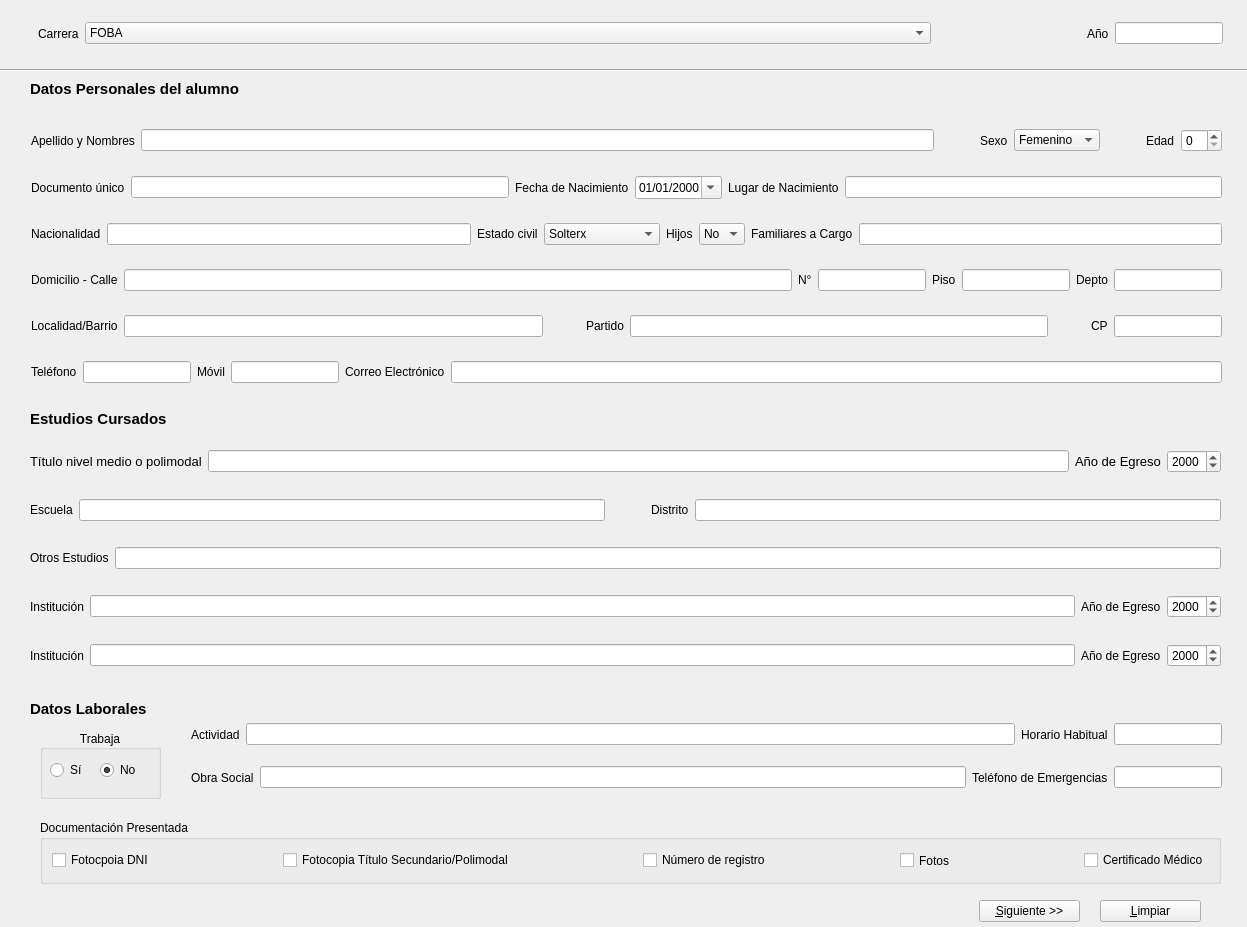
<?xml version="1.0" encoding="UTF-8"?>
<ui version="4.0">
 <class>Form</class>
 <widget class="QWidget" name="Form">
  <property name="geometry">
   <rect>
    <x>0</x>
    <y>0</y>
    <width>1247</width>
    <height>927</height>
   </rect>
  </property>
  <property name="sizePolicy">
   <sizepolicy hsizetype="Expanding" vsizetype="Expanding">
    <horstretch>0</horstretch>
    <verstretch>0</verstretch>
   </sizepolicy>
  </property>
  <property name="baseSize">
   <size>
    <width>1000</width>
    <height>800</height>
   </size>
  </property>
  <property name="windowTitle">
   <string>Form</string>
  </property>
  <widget class="QLabel" name="label_3">
   <property name="geometry">
    <rect>
     <x>30</x>
     <y>80</y>
     <width>246</width>
     <height>18</height>
    </rect>
   </property>
   <property name="text">
    <string>&lt;html&gt;&lt;head/&gt;&lt;body&gt;&lt;p&gt;&lt;span style=&quot; font-size:11pt; font-weight:600;&quot;&gt;Datos Personales del alumno&lt;/span&gt;&lt;/p&gt;&lt;/body&gt;&lt;/html&gt;</string>
   </property>
  </widget>
  <widget class="Line" name="line">
   <property name="geometry">
    <rect>
     <x>-20</x>
     <y>60</y>
     <width>1281</width>
     <height>20</height>
    </rect>
   </property>
   <property name="orientation">
    <enum>Qt::Horizontal</enum>
   </property>
  </widget>
  <widget class="QLabel" name="label_33">
   <property name="geometry">
    <rect>
     <x>30</x>
     <y>410</y>
     <width>246</width>
     <height>18</height>
    </rect>
   </property>
   <property name="text">
    <string>&lt;html&gt;&lt;head/&gt;&lt;body&gt;&lt;p&gt;&lt;span style=&quot; font-size:11pt; font-weight:600;&quot;&gt;Estudios Cursados&lt;/span&gt;&lt;/p&gt;&lt;/body&gt;&lt;/html&gt;</string>
   </property>
  </widget>
  <widget class="QLabel" name="label_34">
   <property name="geometry">
    <rect>
     <x>30</x>
     <y>700</y>
     <width>141</width>
     <height>18</height>
    </rect>
   </property>
   <property name="text">
    <string>&lt;html&gt;&lt;head/&gt;&lt;body&gt;&lt;p&gt;&lt;span style=&quot; font-size:11pt; font-weight:600;&quot;&gt;Datos Laborales&lt;/span&gt;&lt;/p&gt;&lt;/body&gt;&lt;/html&gt;</string>
   </property>
  </widget>
  <widget class="QGroupBox" name="gBoxTrab">
   <property name="enabled">
    <bool>true</bool>
   </property>
   <property name="geometry">
    <rect>
     <x>40</x>
     <y>730</y>
     <width>121</width>
     <height>69</height>
    </rect>
   </property>
   <property name="layoutDirection">
    <enum>Qt::LeftToRight</enum>
   </property>
   <property name="title">
    <string>Trabaja</string>
   </property>
   <property name="alignment">
    <set>Qt::AlignCenter</set>
   </property>
   <widget class="QRadioButton" name="rBtnSi">
    <property name="geometry">
     <rect>
      <x>10</x>
      <y>30</y>
      <width>31</width>
      <height>20</height>
     </rect>
    </property>
    <property name="text">
     <string>Sí</string>
    </property>
   </widget>
   <widget class="QRadioButton" name="rBtnNo">
    <property name="geometry">
     <rect>
      <x>60</x>
      <y>30</y>
      <width>41</width>
      <height>20</height>
     </rect>
    </property>
    <property name="text">
     <string>No</string>
    </property>
    <property name="checked">
     <bool>true</bool>
    </property>
   </widget>
  </widget>
  <widget class="QGroupBox" name="gBDocs">
   <property name="geometry">
    <rect>
     <x>40</x>
     <y>820</y>
     <width>1181</width>
     <height>64</height>
    </rect>
   </property>
   <property name="title">
    <string>Documentación Presentada</string>
   </property>
   <layout class="QHBoxLayout" name="horizontalLayout_15">
    <item>
     <widget class="QCheckBox" name="cBDni">
      <property name="text">
       <string>Fotocpoia DNI</string>
      </property>
     </widget>
    </item>
    <item>
     <spacer name="horizontalSpacer_11">
      <property name="orientation">
       <enum>Qt::Horizontal</enum>
      </property>
      <property name="sizeHint" stdset="0">
       <size>
        <width>99</width>
        <height>20</height>
       </size>
      </property>
     </spacer>
    </item>
    <item>
     <widget class="QCheckBox" name="cBTit">
      <property name="text">
       <string>Fotocopia Título Secundario/Polimodal</string>
      </property>
     </widget>
    </item>
    <item>
     <spacer name="horizontalSpacer_12">
      <property name="orientation">
       <enum>Qt::Horizontal</enum>
      </property>
      <property name="sizeHint" stdset="0">
       <size>
        <width>99</width>
        <height>20</height>
       </size>
      </property>
     </spacer>
    </item>
    <item>
     <widget class="QCheckBox" name="cBReg">
      <property name="text">
       <string>Número de registro</string>
      </property>
     </widget>
    </item>
    <item>
     <spacer name="horizontalSpacer_13">
      <property name="orientation">
       <enum>Qt::Horizontal</enum>
      </property>
      <property name="sizeHint" stdset="0">
       <size>
        <width>99</width>
        <height>20</height>
       </size>
      </property>
     </spacer>
    </item>
    <item>
     <widget class="QCheckBox" name="cBFoto">
      <property name="sizePolicy">
       <sizepolicy hsizetype="Maximum" vsizetype="Expanding">
        <horstretch>0</horstretch>
        <verstretch>0</verstretch>
       </sizepolicy>
      </property>
      <property name="text">
       <string>Fotos</string>
      </property>
     </widget>
    </item>
    <item>
     <spacer name="horizontalSpacer_14">
      <property name="orientation">
       <enum>Qt::Horizontal</enum>
      </property>
      <property name="sizeHint" stdset="0">
       <size>
        <width>99</width>
        <height>20</height>
       </size>
      </property>
     </spacer>
    </item>
    <item>
     <widget class="QCheckBox" name="cBCert">
      <property name="text">
       <string>Certificado Médico</string>
      </property>
     </widget>
    </item>
   </layout>
  </widget>
  <widget class="QPushButton" name="BtnOk">
   <property name="geometry">
    <rect>
     <x>979</x>
     <y>900</y>
     <width>101</width>
     <height>22</height>
    </rect>
   </property>
   <property name="text">
    <string>&amp;Siguiente &gt;&gt;</string>
   </property>
  </widget>
  <widget class="QPushButton" name="BtnCancel">
   <property name="geometry">
    <rect>
     <x>1100</x>
     <y>900</y>
     <width>101</width>
     <height>22</height>
    </rect>
   </property>
   <property name="text">
    <string>&amp;Limpiar</string>
   </property>
  </widget>
  <widget class="QWidget" name="layoutWidget">
   <property name="geometry">
    <rect>
     <x>30</x>
     <y>430</y>
     <width>1191</width>
     <height>261</height>
    </rect>
   </property>
   <layout class="QVBoxLayout" name="verticalLayout_2">
    <item>
     <layout class="QHBoxLayout" name="horizontalLayout_8">
      <item>
       <widget class="QLabel" name="label_24">
        <property name="text">
         <string>&lt;html&gt;&lt;head/&gt;&lt;body&gt;&lt;p&gt;&lt;span style=&quot; font-size:10pt;&quot;&gt;Título nivel medio o polimodal&lt;/span&gt;&lt;/p&gt;&lt;/body&gt;&lt;/html&gt;</string>
        </property>
        <property name="buddy">
         <cstring>lntitulo</cstring>
        </property>
       </widget>
      </item>
      <item>
       <widget class="QLineEdit" name="lntitulo"/>
      </item>
      <item>
       <widget class="QLabel" name="label_26">
        <property name="text">
         <string>&lt;html&gt;&lt;head/&gt;&lt;body&gt;&lt;p&gt;&lt;span style=&quot; font-size:10pt;&quot;&gt;Año de Egreso&lt;/span&gt;&lt;/p&gt;&lt;/body&gt;&lt;/html&gt;</string>
        </property>
       </widget>
      </item>
      <item>
       <widget class="QDateEdit" name="dEEgr">
        <property name="currentSection">
         <enum>QDateTimeEdit::YearSection</enum>
        </property>
        <property name="displayFormat">
         <string>yyyy</string>
        </property>
        <property name="calendarPopup">
         <bool>false</bool>
        </property>
       </widget>
      </item>
     </layout>
    </item>
    <item>
     <layout class="QHBoxLayout" name="horizontalLayout_9">
      <item>
       <widget class="QLabel" name="label_27">
        <property name="text">
         <string>Escuela</string>
        </property>
        <property name="buddy">
         <cstring>lnEscuela</cstring>
        </property>
       </widget>
      </item>
      <item>
       <widget class="QLineEdit" name="lnEscuela">
        <property name="sizePolicy">
         <sizepolicy hsizetype="Expanding" vsizetype="Fixed">
          <horstretch>0</horstretch>
          <verstretch>0</verstretch>
         </sizepolicy>
        </property>
       </widget>
      </item>
      <item>
       <spacer name="horizontalSpacer_10">
        <property name="orientation">
         <enum>Qt::Horizontal</enum>
        </property>
        <property name="sizeType">
         <enum>QSizePolicy::Preferred</enum>
        </property>
        <property name="sizeHint" stdset="0">
         <size>
          <width>40</width>
          <height>20</height>
         </size>
        </property>
       </spacer>
      </item>
      <item>
       <widget class="QLabel" name="label_25">
        <property name="text">
         <string>Distrito</string>
        </property>
        <property name="buddy">
         <cstring>lnDistrito</cstring>
        </property>
       </widget>
      </item>
      <item>
       <widget class="QLineEdit" name="lnDistrito">
        <property name="sizePolicy">
         <sizepolicy hsizetype="Expanding" vsizetype="Fixed">
          <horstretch>0</horstretch>
          <verstretch>0</verstretch>
         </sizepolicy>
        </property>
       </widget>
      </item>
     </layout>
    </item>
    <item>
     <layout class="QHBoxLayout" name="horizontalLayout_10">
      <item>
       <widget class="QLabel" name="label_28">
        <property name="text">
         <string>Otros Estudios</string>
        </property>
        <property name="buddy">
         <cstring>lnOtros</cstring>
        </property>
       </widget>
      </item>
      <item>
       <widget class="QLineEdit" name="lnOtros"/>
      </item>
     </layout>
    </item>
    <item>
     <layout class="QHBoxLayout" name="horizontalLayout_11">
      <item>
       <widget class="QLabel" name="label_29">
        <property name="text">
         <string>Institución</string>
        </property>
        <property name="buddy">
         <cstring>lnInsti1</cstring>
        </property>
       </widget>
      </item>
      <item>
       <widget class="QLineEdit" name="lnInsti1"/>
      </item>
      <item>
       <widget class="QLabel" name="label_31">
        <property name="text">
         <string>Año de Egreso</string>
        </property>
       </widget>
      </item>
      <item>
       <widget class="QDateEdit" name="dEEgr_2">
        <property name="currentSection">
         <enum>QDateTimeEdit::YearSection</enum>
        </property>
        <property name="displayFormat">
         <string>yyyy</string>
        </property>
        <property name="calendarPopup">
         <bool>false</bool>
        </property>
       </widget>
      </item>
     </layout>
    </item>
    <item>
     <layout class="QHBoxLayout" name="horizontalLayout_12">
      <item>
       <widget class="QLabel" name="label_30">
        <property name="text">
         <string>Institución</string>
        </property>
        <property name="buddy">
         <cstring>lnInsti2</cstring>
        </property>
       </widget>
      </item>
      <item>
       <widget class="QLineEdit" name="lnInsti2"/>
      </item>
      <item>
       <widget class="QLabel" name="label_32">
        <property name="text">
         <string>Año de Egreso</string>
        </property>
       </widget>
      </item>
      <item>
       <widget class="QDateEdit" name="dEEgr_3">
        <property name="currentSection">
         <enum>QDateTimeEdit::YearSection</enum>
        </property>
        <property name="displayFormat">
         <string>yyyy</string>
        </property>
        <property name="calendarPopup">
         <bool>false</bool>
        </property>
       </widget>
      </item>
     </layout>
    </item>
   </layout>
  </widget>
  <widget class="QWidget" name="layoutWidget">
   <property name="geometry">
    <rect>
     <x>32</x>
     <y>13</y>
     <width>1191</width>
     <height>41</height>
    </rect>
   </property>
   <layout class="QHBoxLayout" name="horizontalLayout_7">
    <item>
     <widget class="Line" name="line_2">
      <property name="orientation">
       <enum>Qt::Horizontal</enum>
      </property>
     </widget>
    </item>
    <item>
     <widget class="QLabel" name="label">
      <property name="text">
       <string>Carrera</string>
      </property>
      <property name="buddy">
       <cstring>cBCarrera</cstring>
      </property>
     </widget>
    </item>
    <item>
     <widget class="QComboBox" name="cBCarrera">
      <property name="sizePolicy">
       <sizepolicy hsizetype="Expanding" vsizetype="Fixed">
        <horstretch>0</horstretch>
        <verstretch>0</verstretch>
       </sizepolicy>
      </property>
      <item>
       <property name="text">
        <string>FOBA</string>
       </property>
      </item>
      <item>
       <property name="text">
        <string>TECNICATURA</string>
       </property>
      </item>
      <item>
       <property name="text">
        <string>PROFESORADO DE ARTES PLASTICAS</string>
       </property>
      </item>
      <item>
       <property name="text">
        <string>CURSOS EXTRAPROGRAMATICOS</string>
       </property>
      </item>
     </widget>
    </item>
    <item>
     <spacer name="horizontalSpacer_3">
      <property name="orientation">
       <enum>Qt::Horizontal</enum>
      </property>
      <property name="sizeType">
       <enum>QSizePolicy::Preferred</enum>
      </property>
      <property name="sizeHint" stdset="0">
       <size>
        <width>150</width>
        <height>20</height>
       </size>
      </property>
     </spacer>
    </item>
    <item>
     <widget class="QLabel" name="label_2">
      <property name="text">
       <string>Año</string>
      </property>
      <property name="buddy">
       <cstring>lnCiclo</cstring>
      </property>
     </widget>
    </item>
    <item>
     <widget class="QLineEdit" name="lnCiclo">
      <property name="sizePolicy">
       <sizepolicy hsizetype="Preferred" vsizetype="Fixed">
        <horstretch>0</horstretch>
        <verstretch>0</verstretch>
       </sizepolicy>
      </property>
      <property name="toolTip">
       <string>Año del Ciclo Lectivo</string>
      </property>
      <property name="inputMethodHints">
       <set>Qt::ImhExclusiveInputMask</set>
      </property>
      <property name="inputMask">
       <string>9999</string>
      </property>
      <property name="cursorPosition">
       <number>0</number>
      </property>
      <property name="cursorMoveStyle">
       <enum>Qt::VisualMoveStyle</enum>
      </property>
     </widget>
    </item>
   </layout>
  </widget>
  <widget class="QWidget" name="layoutWidget">
   <property name="geometry">
    <rect>
     <x>191</x>
     <y>714</y>
     <width>1031</width>
     <height>41</height>
    </rect>
   </property>
   <layout class="QHBoxLayout" name="horizontalLayout_13">
    <item>
     <widget class="QLabel" name="label_23">
      <property name="enabled">
       <bool>true</bool>
      </property>
      <property name="text">
       <string>Actividad</string>
      </property>
      <property name="buddy">
       <cstring>lnAct</cstring>
      </property>
     </widget>
    </item>
    <item>
     <widget class="QLineEdit" name="lnAct">
      <property name="enabled">
       <bool>true</bool>
      </property>
     </widget>
    </item>
    <item>
     <widget class="QLabel" name="label_35">
      <property name="enabled">
       <bool>true</bool>
      </property>
      <property name="text">
       <string>Horario Habitual</string>
      </property>
      <property name="buddy">
       <cstring>lnHorario</cstring>
      </property>
     </widget>
    </item>
    <item>
     <widget class="QLineEdit" name="lnHorario">
      <property name="enabled">
       <bool>true</bool>
      </property>
      <property name="sizePolicy">
       <sizepolicy hsizetype="Maximum" vsizetype="Fixed">
        <horstretch>0</horstretch>
        <verstretch>0</verstretch>
       </sizepolicy>
      </property>
      <property name="maximumSize">
       <size>
        <width>16777215</width>
        <height>16777215</height>
       </size>
      </property>
     </widget>
    </item>
   </layout>
  </widget>
  <widget class="QWidget" name="layoutWidget">
   <property name="geometry">
    <rect>
     <x>191</x>
     <y>757</y>
     <width>1031</width>
     <height>41</height>
    </rect>
   </property>
   <layout class="QHBoxLayout" name="horizontalLayout_14">
    <item>
     <widget class="QLabel" name="label_36">
      <property name="enabled">
       <bool>true</bool>
      </property>
      <property name="text">
       <string>Obra Social</string>
      </property>
      <property name="buddy">
       <cstring>lnOS</cstring>
      </property>
     </widget>
    </item>
    <item>
     <widget class="QLineEdit" name="lnOS">
      <property name="enabled">
       <bool>true</bool>
      </property>
     </widget>
    </item>
    <item>
     <widget class="QLabel" name="label_37">
      <property name="enabled">
       <bool>true</bool>
      </property>
      <property name="text">
       <string>Teléfono de Emergencias</string>
      </property>
      <property name="buddy">
       <cstring>lnTelEmer</cstring>
      </property>
     </widget>
    </item>
    <item>
     <widget class="QLineEdit" name="lnTelEmer">
      <property name="enabled">
       <bool>true</bool>
      </property>
      <property name="sizePolicy">
       <sizepolicy hsizetype="Preferred" vsizetype="Fixed">
        <horstretch>0</horstretch>
        <verstretch>0</verstretch>
       </sizepolicy>
      </property>
     </widget>
    </item>
   </layout>
  </widget>
  <widget class="QWidget" name="layoutWidget">
   <property name="geometry">
    <rect>
     <x>31</x>
     <y>111</y>
     <width>1191</width>
     <height>291</height>
    </rect>
   </property>
   <layout class="QVBoxLayout" name="verticalLayout">
    <item>
     <layout class="QHBoxLayout" name="horizontalLayout">
      <item>
       <widget class="QLabel" name="label_4">
        <property name="text">
         <string>Apellido y Nombres</string>
        </property>
        <property name="buddy">
         <cstring>lnNombre</cstring>
        </property>
       </widget>
      </item>
      <item>
       <widget class="QLineEdit" name="lnNombre"/>
      </item>
      <item>
       <spacer name="horizontalSpacer_2">
        <property name="orientation">
         <enum>Qt::Horizontal</enum>
        </property>
        <property name="sizeType">
         <enum>QSizePolicy::Preferred</enum>
        </property>
        <property name="sizeHint" stdset="0">
         <size>
          <width>40</width>
          <height>20</height>
         </size>
        </property>
       </spacer>
      </item>
      <item>
       <widget class="QLabel" name="label_5">
        <property name="text">
         <string>Sexo</string>
        </property>
        <property name="buddy">
         <cstring>cBSexo</cstring>
        </property>
       </widget>
      </item>
      <item>
       <widget class="QComboBox" name="cBSexo">
        <property name="sizePolicy">
         <sizepolicy hsizetype="Maximum" vsizetype="Fixed">
          <horstretch>0</horstretch>
          <verstretch>0</verstretch>
         </sizepolicy>
        </property>
        <item>
         <property name="text">
          <string>Femenino</string>
         </property>
        </item>
        <item>
         <property name="text">
          <string>Masculino</string>
         </property>
        </item>
       </widget>
      </item>
      <item>
       <spacer name="horizontalSpacer">
        <property name="orientation">
         <enum>Qt::Horizontal</enum>
        </property>
        <property name="sizeType">
         <enum>QSizePolicy::Preferred</enum>
        </property>
        <property name="sizeHint" stdset="0">
         <size>
          <width>40</width>
          <height>20</height>
         </size>
        </property>
       </spacer>
      </item>
      <item>
       <widget class="QLabel" name="label_6">
        <property name="text">
         <string>Edad</string>
        </property>
       </widget>
      </item>
      <item>
       <widget class="QSpinBox" name="sBEdad"/>
      </item>
     </layout>
    </item>
    <item>
     <layout class="QHBoxLayout" name="horizontalLayout_2">
      <item>
       <widget class="QLabel" name="label_7">
        <property name="text">
         <string>Documento único</string>
        </property>
       </widget>
      </item>
      <item>
       <widget class="QLineEdit" name="lnDni"/>
      </item>
      <item>
       <widget class="QLabel" name="label_8">
        <property name="text">
         <string>Fecha de Nacimiento</string>
        </property>
        <property name="buddy">
         <cstring>dENac</cstring>
        </property>
       </widget>
      </item>
      <item>
       <widget class="QDateEdit" name="dENac">
        <property name="inputMethodHints">
         <set>Qt::ImhPreferNumbers</set>
        </property>
        <property name="wrapping">
         <bool>true</bool>
        </property>
        <property name="accelerated">
         <bool>true</bool>
        </property>
        <property name="displayFormat">
         <string>dd/MM/yyyy</string>
        </property>
        <property name="calendarPopup">
         <bool>true</bool>
        </property>
       </widget>
      </item>
      <item>
       <widget class="QLabel" name="label_9">
        <property name="text">
         <string>Lugar de Nacimiento</string>
        </property>
        <property name="buddy">
         <cstring>lnLugar</cstring>
        </property>
       </widget>
      </item>
      <item>
       <widget class="QLineEdit" name="lnLugar"/>
      </item>
     </layout>
    </item>
    <item>
     <layout class="QHBoxLayout" name="horizontalLayout_3">
      <item>
       <widget class="QLabel" name="label_38">
        <property name="text">
         <string>Nacionalidad</string>
        </property>
        <property name="buddy">
         <cstring>lnNac</cstring>
        </property>
       </widget>
      </item>
      <item>
       <widget class="QLineEdit" name="lnNac">
        <property name="inputMethodHints">
         <set>Qt::ImhNone</set>
        </property>
       </widget>
      </item>
      <item>
       <widget class="QLabel" name="label_10">
        <property name="text">
         <string>Estado civil</string>
        </property>
        <property name="buddy">
         <cstring>cBCivil</cstring>
        </property>
       </widget>
      </item>
      <item>
       <widget class="QComboBox" name="cBCivil">
        <item>
         <property name="text">
          <string>Solterx</string>
         </property>
        </item>
        <item>
         <property name="text">
          <string>Casadx</string>
         </property>
        </item>
        <item>
         <property name="text">
          <string>Divorciadx</string>
         </property>
        </item>
        <item>
         <property name="text">
          <string>En Convivencia</string>
         </property>
        </item>
       </widget>
      </item>
      <item>
       <widget class="QLabel" name="label_11">
        <property name="text">
         <string>Hijos</string>
        </property>
        <property name="buddy">
         <cstring>cBHijos</cstring>
        </property>
       </widget>
      </item>
      <item>
       <widget class="QComboBox" name="cBHijos">
        <item>
         <property name="text">
          <string>No</string>
         </property>
        </item>
        <item>
         <property name="text">
          <string>1</string>
         </property>
        </item>
        <item>
         <property name="text">
          <string>2</string>
         </property>
        </item>
        <item>
         <property name="text">
          <string>3</string>
         </property>
        </item>
        <item>
         <property name="text">
          <string>4</string>
         </property>
        </item>
        <item>
         <property name="text">
          <string>5</string>
         </property>
        </item>
        <item>
         <property name="text">
          <string>6</string>
         </property>
        </item>
        <item>
         <property name="text">
          <string>7</string>
         </property>
        </item>
        <item>
         <property name="text">
          <string>8</string>
         </property>
        </item>
        <item>
         <property name="text">
          <string>9</string>
         </property>
        </item>
        <item>
         <property name="text">
          <string>10</string>
         </property>
        </item>
       </widget>
      </item>
      <item>
       <widget class="QLabel" name="label_12">
        <property name="text">
         <string>Familiares a Cargo</string>
        </property>
        <property name="buddy">
         <cstring>lnFamiliar</cstring>
        </property>
       </widget>
      </item>
      <item>
       <widget class="QLineEdit" name="lnFamiliar"/>
      </item>
     </layout>
    </item>
    <item>
     <layout class="QHBoxLayout" name="horizontalLayout_4">
      <item>
       <widget class="QLabel" name="label_13">
        <property name="text">
         <string>Domicilio - Calle</string>
        </property>
        <property name="buddy">
         <cstring>lnCalle</cstring>
        </property>
       </widget>
      </item>
      <item>
       <widget class="QLineEdit" name="lnCalle"/>
      </item>
      <item>
       <widget class="QLabel" name="label_14">
        <property name="text">
         <string>N°</string>
        </property>
        <property name="buddy">
         <cstring>lnNum</cstring>
        </property>
       </widget>
      </item>
      <item>
       <widget class="QLineEdit" name="lnNum">
        <property name="sizePolicy">
         <sizepolicy hsizetype="Fixed" vsizetype="Fixed">
          <horstretch>0</horstretch>
          <verstretch>0</verstretch>
         </sizepolicy>
        </property>
       </widget>
      </item>
      <item>
       <widget class="QLabel" name="label_15">
        <property name="text">
         <string>Piso</string>
        </property>
        <property name="buddy">
         <cstring>lnPiso</cstring>
        </property>
       </widget>
      </item>
      <item>
       <widget class="QLineEdit" name="lnPiso">
        <property name="sizePolicy">
         <sizepolicy hsizetype="Minimum" vsizetype="Fixed">
          <horstretch>0</horstretch>
          <verstretch>0</verstretch>
         </sizepolicy>
        </property>
       </widget>
      </item>
      <item>
       <widget class="QLabel" name="label_16">
        <property name="text">
         <string>Depto</string>
        </property>
        <property name="buddy">
         <cstring>lnDepto</cstring>
        </property>
       </widget>
      </item>
      <item>
       <widget class="QLineEdit" name="lnDepto">
        <property name="sizePolicy">
         <sizepolicy hsizetype="Minimum" vsizetype="Fixed">
          <horstretch>0</horstretch>
          <verstretch>0</verstretch>
         </sizepolicy>
        </property>
       </widget>
      </item>
     </layout>
    </item>
    <item>
     <layout class="QHBoxLayout" name="horizontalLayout_5">
      <item>
       <widget class="QLabel" name="label_17">
        <property name="text">
         <string>Localidad/Barrio</string>
        </property>
        <property name="buddy">
         <cstring>lnLocal</cstring>
        </property>
       </widget>
      </item>
      <item>
       <widget class="QLineEdit" name="lnLocal"/>
      </item>
      <item>
       <spacer name="horizontalSpacer_8">
        <property name="orientation">
         <enum>Qt::Horizontal</enum>
        </property>
        <property name="sizeType">
         <enum>QSizePolicy::Preferred</enum>
        </property>
        <property name="sizeHint" stdset="0">
         <size>
          <width>37</width>
          <height>13</height>
         </size>
        </property>
       </spacer>
      </item>
      <item>
       <widget class="QLabel" name="label_18">
        <property name="text">
         <string>Partido</string>
        </property>
        <property name="buddy">
         <cstring>lnPartido</cstring>
        </property>
       </widget>
      </item>
      <item>
       <widget class="QLineEdit" name="lnPartido"/>
      </item>
      <item>
       <spacer name="horizontalSpacer_9">
        <property name="orientation">
         <enum>Qt::Horizontal</enum>
        </property>
        <property name="sizeType">
         <enum>QSizePolicy::Preferred</enum>
        </property>
        <property name="sizeHint" stdset="0">
         <size>
          <width>37</width>
          <height>13</height>
         </size>
        </property>
       </spacer>
      </item>
      <item>
       <widget class="QLabel" name="label_19">
        <property name="text">
         <string>CP</string>
        </property>
        <property name="buddy">
         <cstring>lnCP</cstring>
        </property>
       </widget>
      </item>
      <item>
       <widget class="QLineEdit" name="lnCP">
        <property name="sizePolicy">
         <sizepolicy hsizetype="Preferred" vsizetype="Fixed">
          <horstretch>0</horstretch>
          <verstretch>0</verstretch>
         </sizepolicy>
        </property>
       </widget>
      </item>
     </layout>
    </item>
    <item>
     <layout class="QHBoxLayout" name="horizontalLayout_6">
      <item>
       <widget class="QLabel" name="label_20">
        <property name="text">
         <string>Teléfono</string>
        </property>
        <property name="buddy">
         <cstring>lnTel</cstring>
        </property>
       </widget>
      </item>
      <item>
       <widget class="QLineEdit" name="lnTel">
        <property name="sizePolicy">
         <sizepolicy hsizetype="Preferred" vsizetype="Fixed">
          <horstretch>0</horstretch>
          <verstretch>0</verstretch>
         </sizepolicy>
        </property>
       </widget>
      </item>
      <item>
       <widget class="QLabel" name="label_21">
        <property name="text">
         <string>Móvil</string>
        </property>
        <property name="buddy">
         <cstring>lnMov</cstring>
        </property>
       </widget>
      </item>
      <item>
       <widget class="QLineEdit" name="lnMov">
        <property name="sizePolicy">
         <sizepolicy hsizetype="Maximum" vsizetype="Fixed">
          <horstretch>0</horstretch>
          <verstretch>0</verstretch>
         </sizepolicy>
        </property>
       </widget>
      </item>
      <item>
       <widget class="QLabel" name="label_22">
        <property name="text">
         <string>Correo Electrónico</string>
        </property>
        <property name="buddy">
         <cstring>lnMail</cstring>
        </property>
       </widget>
      </item>
      <item>
       <widget class="QLineEdit" name="lnMail">
        <property name="sizePolicy">
         <sizepolicy hsizetype="Expanding" vsizetype="Fixed">
          <horstretch>100</horstretch>
          <verstretch>0</verstretch>
         </sizepolicy>
        </property>
       </widget>
      </item>
     </layout>
    </item>
   </layout>
  </widget>
 </widget>
 <tabstops>
  <tabstop>cBCarrera</tabstop>
  <tabstop>lnCiclo</tabstop>
  <tabstop>lnNombre</tabstop>
  <tabstop>cBSexo</tabstop>
  <tabstop>sBEdad</tabstop>
  <tabstop>dENac</tabstop>
  <tabstop>lnLugar</tabstop>
  <tabstop>lnDepto</tabstop>
  <tabstop>lnNum</tabstop>
  <tabstop>lnCalle</tabstop>
  <tabstop>lnPartido</tabstop>
  <tabstop>lnLocal</tabstop>
  <tabstop>lnTel</tabstop>
  <tabstop>lnCP</tabstop>
  <tabstop>lnPiso</tabstop>
  <tabstop>cBHijos</tabstop>
  <tabstop>lnFamiliar</tabstop>
  <tabstop>lnMov</tabstop>
  <tabstop>lnMail</tabstop>
  <tabstop>BtnOk</tabstop>
  <tabstop>BtnCancel</tabstop>
  <tabstop>rBtnSi</tabstop>
  <tabstop>rBtnNo</tabstop>
  <tabstop>cBDni</tabstop>
  <tabstop>cBTit</tabstop>
  <tabstop>cBReg</tabstop>
  <tabstop>cBFoto</tabstop>
  <tabstop>cBCert</tabstop>
  <tabstop>lnAct</tabstop>
  <tabstop>lnHorario</tabstop>
  <tabstop>lnOS</tabstop>
  <tabstop>lnTelEmer</tabstop>
  <tabstop>cBCivil</tabstop>
  <tabstop>lntitulo</tabstop>
  <tabstop>dEEgr</tabstop>
  <tabstop>lnEscuela</tabstop>
  <tabstop>lnDistrito</tabstop>
  <tabstop>lnOtros</tabstop>
  <tabstop>lnInsti1</tabstop>
  <tabstop>dEEgr_2</tabstop>
  <tabstop>lnInsti2</tabstop>
  <tabstop>dEEgr_3</tabstop>
 </tabstops>
 <resources/>
 <connections/>
</ui>
